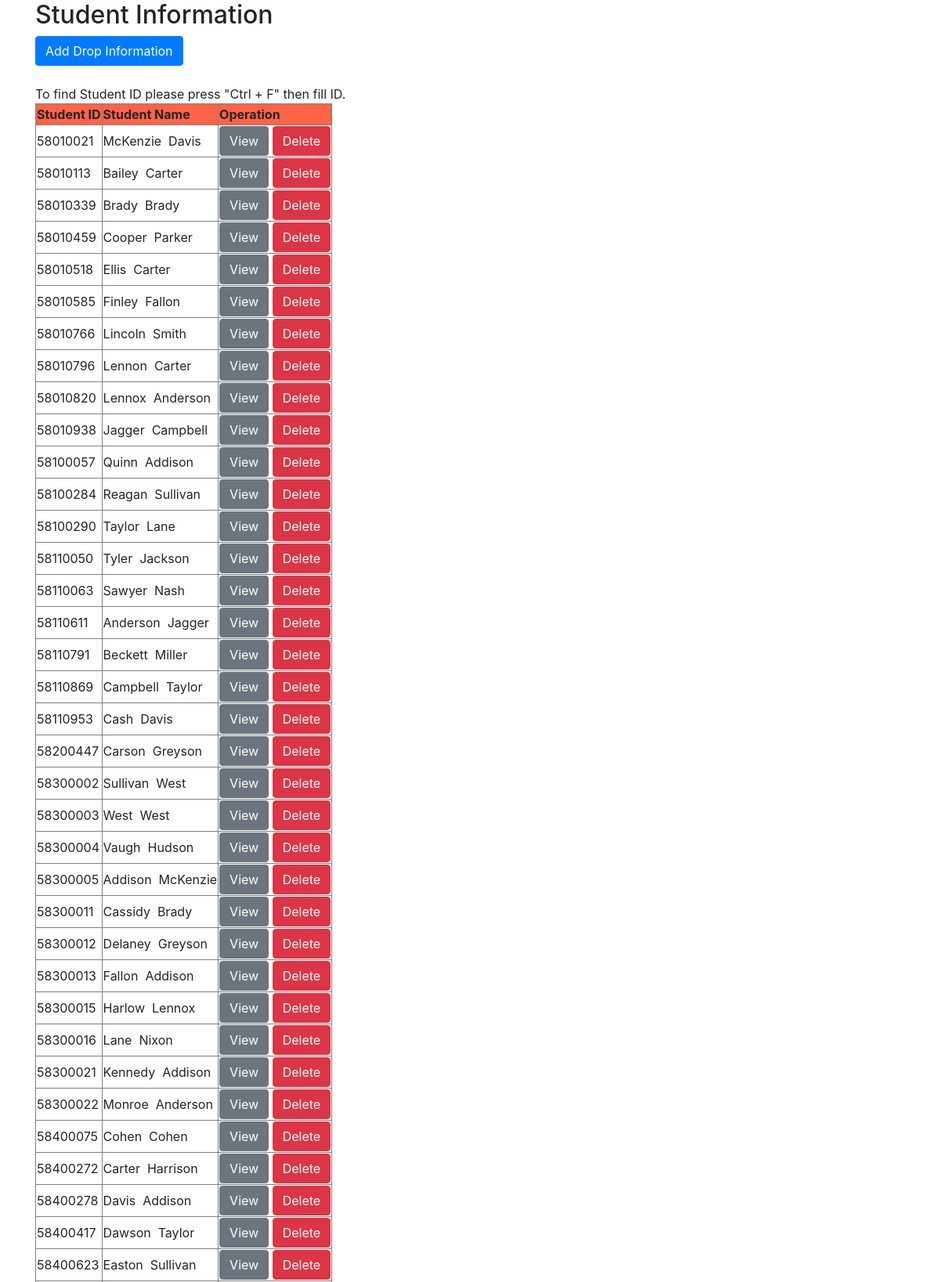
The page /table_admin.php (upper part) on the database its author committed.
### tables this page shows
CREATE TABLE `student_api` (
  `StudentID` int(8) NOT NULL,
  `Prefix` varchar(4) DEFAULT NULL,
  `FirstName` varchar(50) NOT NULL,
  `LastName` varchar(8) NOT NULL,
  `GPAX` decimal(3,2) DEFAULT NULL,
  `School` varchar(32) NOT NULL,
  `Program` varchar(20) DEFAULT NULL,
  `Advisor` varchar(17) DEFAULT NULL,
  `Dean` varchar(15) NOT NULL,
  `Status` varchar(10) DEFAULT NULL
);

### table_admin.php (the view, shortened to what this page needs)
<!DOCTYPE html>
<html lang="en">
<head>
    <link rel="stylesheet" href="https://cdn.jsdelivr.net/npm/bootstrap@4.5.3/dist/css/bootstrap.min.css">
</head>
<body>
    <div class="container">
<?php
    require_once "dbconnect.php";
    $sql = "SELECT StudentID, FirstName, LastName FROM student_api ORDER BY StudentID";
    $result = mysqli_query($conn,$sql);
?>
<h2>Student Information</h2>
<form method="POST" action="reg206.php">
	<input type="Submit" value="Add Drop Information" class="btn btn-primary">
</form>
<br>
<table border="1">
<tr bgcolor = "tomato">
	<th>Student ID</th>
	<th>Student Name</th>
	<th>Operation</th>
</tr>
<?php
if (mysqli_num_rows($result) > 0) {
    while($row = mysqli_fetch_assoc($result)) {
		$stu_id = $row["StudentID"];
		$stu_name = $row["FirstName"];
		$stu_last = $row["LastName"];
		?>
		<tr>
			<td><?= $stu_id ?></td>
			<td><?= $stu_name ?>&nbsp; <?= $stu_last ?></td>
			<td>
				<a href="view_student.php?did=<?= $stu_id ?>" class="btn btn-secondary"
					role="button">View</a>
				<a href="delete_student.php?did=<?= $stu_id ?>" class="btn btn-danger"
					role="button" onClick="return confirm('Delete this department?')">Delete</a>
			</td>
		</tr>
	<?php
    }
} else {
    echo "0 results";
}
?>
</div>
</body>
</html>

### rows shown on the page
student_api: StudentID "58010021", FirstName "McKenzie", LastName "Davis"
student_api: StudentID "58010113", FirstName "Bailey", LastName "Carter"
student_api: StudentID "58010339", FirstName "Brady", LastName "Brady"
student_api: StudentID "58010459", FirstName "Cooper", LastName "Parker"
student_api: StudentID "58010518", FirstName "Ellis", LastName "Carter"
student_api: StudentID "58010585", FirstName "Finley", LastName "Fallon"
student_api: StudentID "58010766", FirstName "Lincoln", LastName "Smith"
student_api: StudentID "58010796", FirstName "Lennon", LastName "Carter"
student_api: StudentID "58010820", FirstName "Lennox", LastName "Anderson"
student_api: StudentID "58010938", FirstName "Jagger", LastName "Campbell"
student_api: StudentID "58100057", FirstName "Quinn", LastName "Addison"
student_api: StudentID "58100284", FirstName "Reagan", LastName "Sullivan"
student_api: StudentID "58100290", FirstName "Taylor", LastName "Lane"
student_api: StudentID "58110050", FirstName "Tyler", LastName "Jackson"
student_api: StudentID "58110063", FirstName "Sawyer", LastName "Nash"
student_api: StudentID "58110611", FirstName "Anderson", LastName "Jagger"
student_api: StudentID "58110791", FirstName "Beckett", LastName "Miller"
student_api: StudentID "58110869", FirstName "Campbell", LastName "Taylor"
student_api: StudentID "58110953", FirstName "Cash", LastName "Davis"
student_api: StudentID "58200447", FirstName "Carson", LastName "Greyson"
student_api: StudentID "58300002", FirstName "Sullivan", LastName "West"
student_api: StudentID "58300003", FirstName "West", LastName "West"
student_api: StudentID "58300004", FirstName "Vaugh", LastName "Hudson"
student_api: StudentID "58300005", FirstName "Addison", LastName "McKenzie"
student_api: StudentID "58300011", FirstName "Cassidy", LastName "Brady"
student_api: StudentID "58300012", FirstName "Delaney", LastName "Greyson"
student_api: StudentID "58300013", FirstName "Fallon", LastName "Addison"
student_api: StudentID "58300015", FirstName "Harlow", LastName "Lennox"
student_api: StudentID "58300016", FirstName "Lane", LastName "Nixon"
student_api: StudentID "58300021", FirstName "Kennedy", LastName "Addison"
student_api: StudentID "58300022", FirstName "Monroe", LastName "Anderson"
student_api: StudentID "58400075", FirstName "Cohen", LastName "Cohen"
student_api: StudentID "58400272", FirstName "Carter", LastName "Harrison"
student_api: StudentID "58400278", FirstName "Davis", LastName "Addison"
student_api: StudentID "58400417", FirstName "Dawson", LastName "Taylor"
student_api: StudentID "58400623", FirstName "Easton", LastName "Sullivan"
